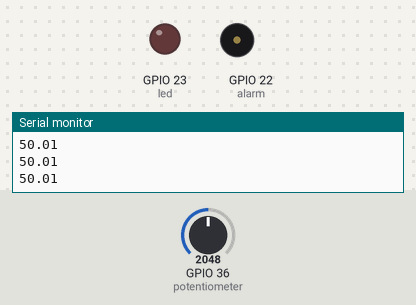
The program below on a simulated ESP32. Parts: output pins drawn as LEDs (lit = HIGH), buzzer (waves = sounding, pin HIGH), the last lines printed to the serial monitor. The inputs (shaded band) are chosen by the test bench; at power-on: GPIO 36 (potentiometer) = 2048.

Above: at 1.2 s.
1.3 s: GPIO 36 (potentiometer) set to 2728
2.8 s: GPIO 36 (potentiometer) set to 2810
At 4.1 s:
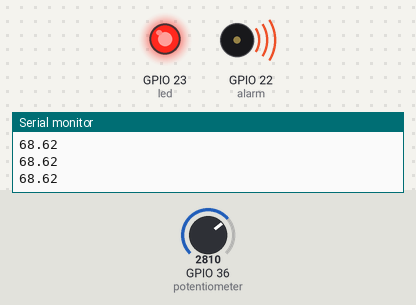
4.5 s: GPIO 36 (potentiometer) set to 2047
At 5.3 s:
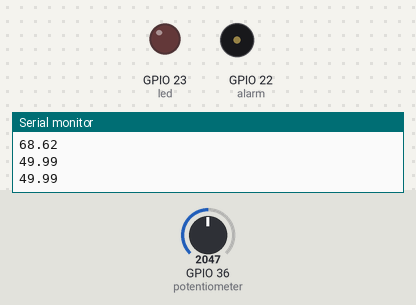
6.0 s: GPIO 36 (potentiometer) set to 2866
At 6.4 s:
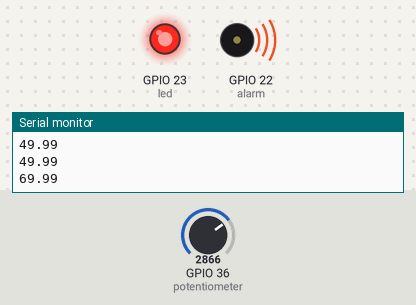
Timing chart, 0 to 8.5 s (numbered marks = the images above; inputs shaded):
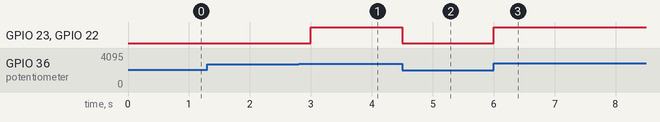

Measured:
- the behaviour switches between 2784 and 2785 on GPIO 36 (potentiometer) (found by bisection; images 0 and 1)
- after the input at 2.8 s, GPIO 23 (led), GPIO 22 (alarm): LOW → HIGH after 0.20 s
- after the input at 4.5 s, GPIO 23 (led), GPIO 22 (alarm): HIGH → LOW at once
- after the input at 6.0 s, GPIO 23 (led), GPIO 22 (alarm): LOW → HIGH at once

The program:

main.cpp
```cpp
#include <Arduino.h>
#include <DHT.h>
#include <ESP32Servo.h>

#define adc 36
#define led 23
#define alarm 22
float percentage = 68.0;

float readvoltage(int pin)
{
    int rawvalue = analogRead(pin);
    return rawvalue * (3.3 / 4095.0);
}

float readTank(int pin)
{
    int rawvalue = analogRead(pin);
    return (rawvalue / 4095.0) * 100.0;
}

void setup()
{
    Serial.begin(115200);
    pinMode(led, OUTPUT);
    pinMode(alarm, OUTPUT);
    Serial.println("Task 1 Loaded");
}

void loop()
{
    float level = readTank(adc);
    float volt = readvoltage(adc);
    if (level > percentage)
    {
        digitalWrite(led, HIGH);
        digitalWrite(alarm, HIGH);
        Serial.println(level);
    }
    else
    {
        digitalWrite(led, LOW);
        digitalWrite(alarm, LOW);
        Serial.println(level);
    }
    delay(500);
}
```
